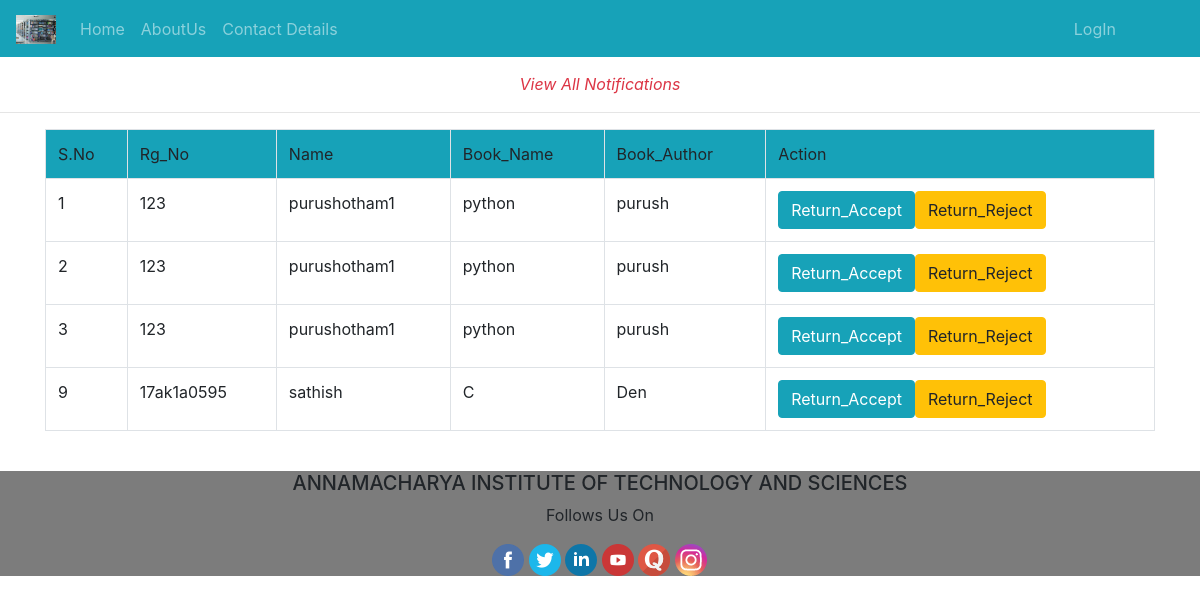
/books_return/, run on the app's committed database.
### Library_App/models.py (models this page shows)
class st_admin_data(models.Model):
	Rg_No=models.CharField(max_length=120)
	Branch=models.CharField(max_length=120)
	Name=models.CharField(max_length=120)
	issue_status=models.IntegerField(default=0)
	Book_name=models.CharField(max_length=120)
	Book_author=models.CharField(max_length=120)
	Book_count=models.IntegerField(default=0)
	Issue_date=models.DateField(blank=True,null=True)
	Expire_date=models.DateField(blank=True,null=True)
	Return_Date=models.DateField(blank=True,null=True)
	Fine=models.IntegerField(default=0)
	uid=models.ForeignKey(User,on_delete=models.CASCADE)

### Library_App/views.py (the view)
# urls.py: path('books_return/',views.books_return,name='books_return'),
def books_return(request):
	rc=st_admin_data.objects.all()
	print(rc)
	return render(request,'html/Books_return.html',{'rc':rc})

### Library_App/templates/html/Books_return.html (shortened to what this page needs)
{% extends 'html/base.html' %}
{% load static %}
{% block content %}
<div class="text-center text-danger">
	<br>
	<span><i>View All Notifications</i></span>
</div>
<hr>
<div class="container">
	<table class="table table-bordered">
		<tr class="bg bg-info">
			<td>S.No</td>
			<td>Rg_No</td>
			<td>Name</td>
			<td>Book_Name</td>
			<td>Book_Author</td>
			<td>Action</td>
		</tr>
		{% for i in rc %}
		{% if i.issue_status is 3 %}
			<tr>
				<td>{{forloop.counter}}</td>
				<td>{{i.Rg_No}}</td>
				<td>{{i.Name}}</td>
				<td>{{i.Book_name}}</td>
				<td>{{i.Book_author}}</td>
				<td><a href="{% url 'return_accept' i.id %}" class="btn btn-info">Return_Accept</a><a href="" class="btn btn-warning">Return_Reject</a></td>
			</tr>
			{% endif %}
			{% endfor %}
	</table>
</div>
{% endblock %}

### data on the page
st_admin_data: Rg_No "123", Name "purushotham1", Book_name "python", Book_author "purush"
st_admin_data: Rg_No "123", Name "purushotham1", Book_name "python", Book_author "purush"
st_admin_data: Rg_No "123", Name "purushotham1", Book_name "python", Book_author "purush"
st_admin_data: Rg_No "17ak1a0595", Name "sathish", Book_name "C", Book_author "Den"
